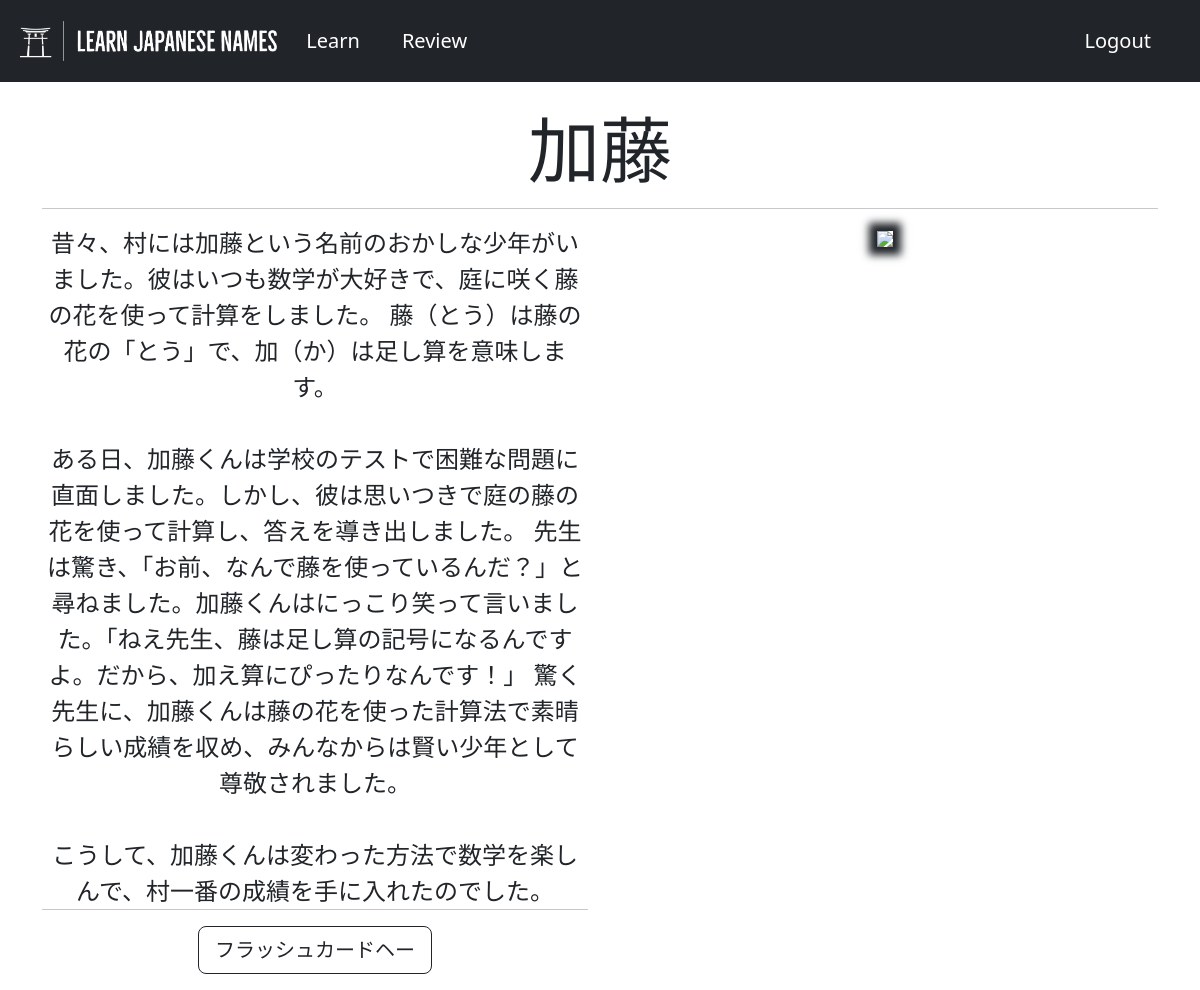
The page /story/ (signed in) on the database as committed earlier.
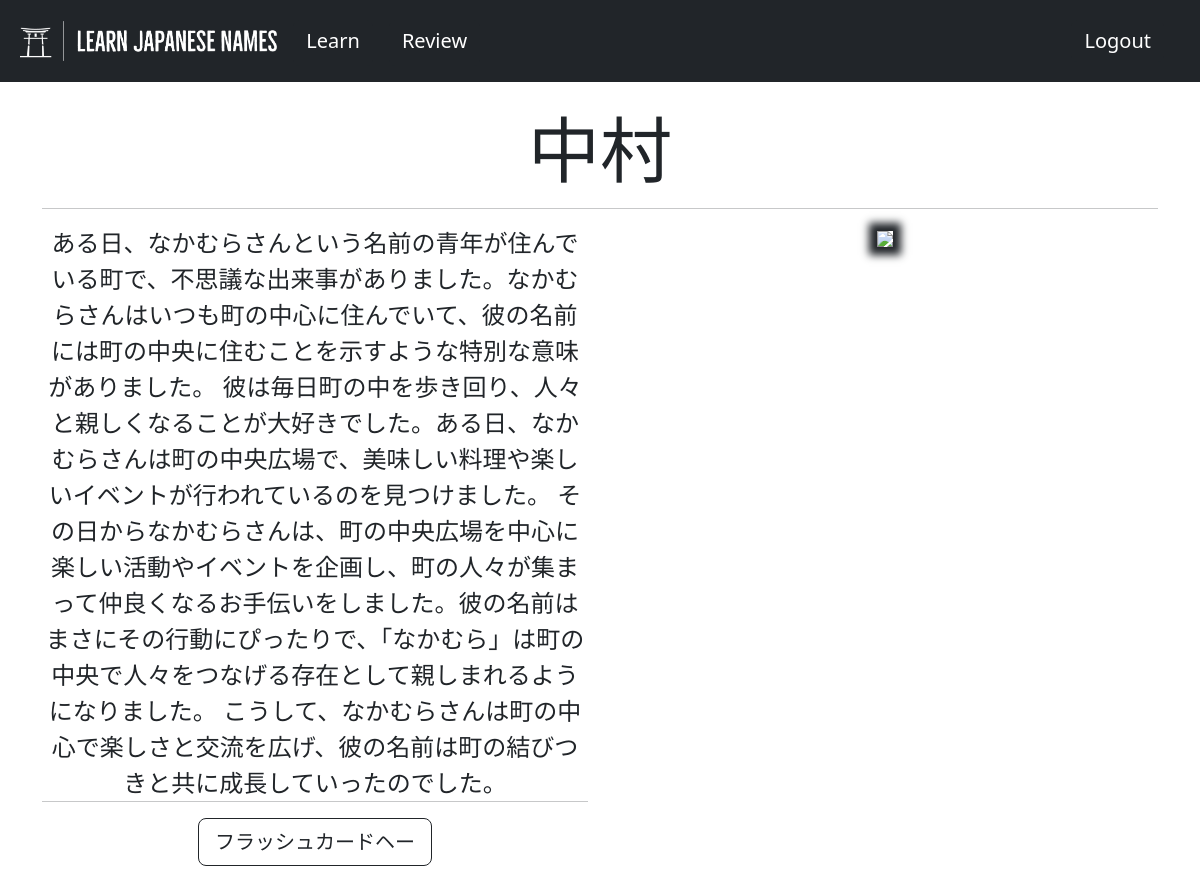
The same page on the database as committed later.
### flashcards/models.py (models this page shows, shortened)
class Flashcard(models.Model):
    kanji = models.CharField(max_length=10)
    hiragana = models.CharField(max_length=100)
    surname = models.BooleanField(default=False)
    story = models.TextField()
    image = models.CharField(max_length=20)

### flashcards/views.py (the view)
# urls.py: path("story/", views.story, name="story"),
@login_required(login_url="/login")
def story(request):
    if not Deck.objects.filter(user=request.user):
        user_deck = Deck(user=request.user)
        user_deck.save()
    else:
        user_deck = Deck.objects.filter(user=request.user).first()
    try:
        flashcard = Flashcard.objects.exclude(deck=user_deck.id).order_by("id").first()
    except:
        flashcard = Flashcard.objects.get(id=1)
    if not flashcard:
        return render(
            request,
            "flashcards/story.html",
            {"flashcard": flashcard},
        )
    story_image = flashcard.image
    image_path = f"flashcards/images/{story_image}"
    return render(
        request,
        "flashcards/story.html",
        {"flashcard": flashcard, "image_path": image_path},
    )

### flashcards/templates/flashcards/story.html (shortened to what this page needs)
{% extends 'flashcards/base.html' %}
{% block content %}
{% load static %}
<div class="container">
{% if flashcard %}
    <div class="text-center">
    <br>
    <h2 class="display-2">{{ flashcard.kanji }}</h2>
    <hr>
        <div class="row">
            <div class="col d-flex flex-column" style="overflow-y: auto">
                <p class="lead mb-auto" style="font-size: 1.5em;">{{ flashcard.story|linebreaksbr }}</p>
                <hr class="mt-auto">
            </div>
            <div class="col">
                <img src="{% static image_path %}" class="img-fluid" style="box-shadow: 0 0 8px 8px;">
            </div>
        </div>
        <div class="row">
            <div class="col-6">
                <a class="btn btn-outline-dark btn-lg mb-3" href="{% url 'learn' %}">フラッシュカードヘー</a>
            </div>
        </div>
    </div>
{% endif %}
</div>
{% endblock %}

Rows that differ between the two databases and show on the page:
removed Flashcard: kanji "加藤", story "昔々、村には加藤という名前のおかしな少年がいました。彼はいつも数学が大好きで、庭に咲く藤の花を使って計算をしました。 藤（とう）は藤の花の「とう」で、加（か）は足し算を意味します。 ある日、加藤くんは学校のテストで困難な問題に直面しました。しかし、彼は思いつきで庭の藤の花を使って計算し、答えを導き出しました。 先生は驚き、「お前、なんで藤を使っているんだ？」と尋ねました。加藤くんはにっこり笑って言いました。「ねえ先生、藤は足し算の記号になるんですよ。だから、加え算にぴったりなんです！」 驚く先生に、加藤くんは藤の花を使った計算法で素晴らしい成績を収め、みんなからは賢い少年として尊敬されました。 こうして、加藤くんは変わった方法で数学を楽しんで、村一番の成績を手に入れたのでした。"
added Flashcard: kanji "中村", story "ある日、なかむらさんという名前の青年が住んでいる町で、不思議な出来事がありました。なかむらさんはいつも町の中心に住んでいて、彼の名前には町の中央に住むことを示すような特別な意味がありました。 彼は毎日町の中を歩き回り、人々と親しくなることが大好きでした。ある日、なかむらさんは町の中央広場で、美味しい料理や楽しいイベントが行われているのを見つけました。 その日からなかむらさんは、町の中央広場を中心に楽しい活動やイベントを企画し、町の人々が集まって仲良くなるお手伝いをしました。彼の名前はまさにその行動にぴったりで、「なかむら」は町の中央で人々をつなげる存在として親しまれるようになりました。 こうして、なかむらさんは町の中心で楽しさと交流を広げ、彼の名前は町の結びつきと共に成長していったのでした。"
